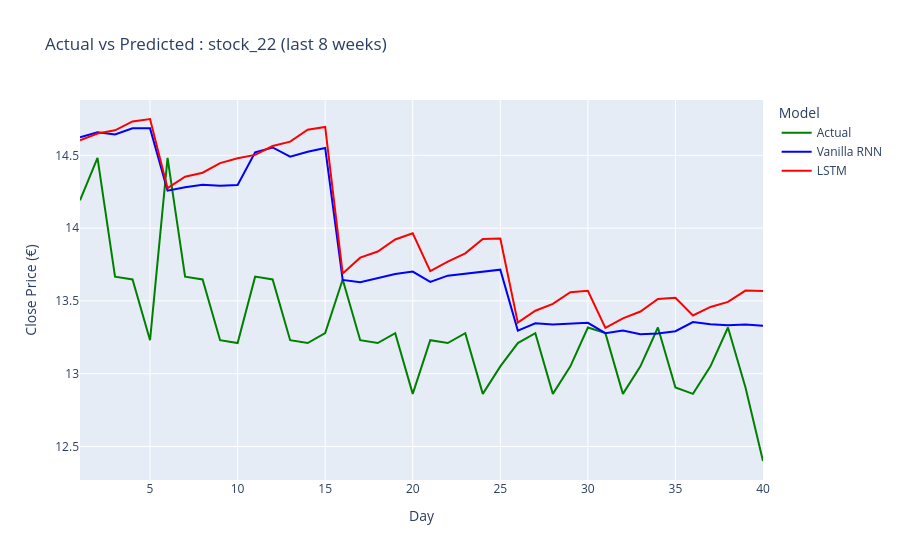

Write notebook code for a chart like this one.
### Code cell
stock_name = sorted(set(stock_ids_test))[3] # 3 looks and represents better
mask = np.array(stock_ids_test) == stock_name

actual = y_test_euros_lstm[mask][-8:].flatten()
pred_rnn = y_pred_euros[mask][-8:].flatten()
pred_lstm = y_pred_lstm_euros[mask][-8:].flatten()
days = list(range(1, len(actual) + 1))

df_lines = pd.DataFrame({
    'Day': days * 3,
    'Price': list(actual) + list(pred_rnn) + list(pred_lstm),
    'Model': ['Actual'] * len(days) + ['Vanilla RNN'] * len(days) + ['LSTM'] * len(days)
})

fig = px.line(df_lines, x='Day', y='Price', color='Model',
              title=f'Actual vs Predicted : {stock_name} (last 8 weeks)',
              labels={'Price': 'Close Price (€)'},
              color_discrete_map={
                  'Actual': 'green',
                  'Vanilla RNN': 'blue',
                  'LSTM': 'red'
              })
fig.show()

### Figure 1 — Plotly figure (JSON) as saved in the notebook; plotly's stock layout.template omitted (floating-point values rounded to 4 significant figures)
{"data": [{"hovertemplate": "Model=Actual<br>Day=%{x}<br>Close Price (€)=%{y}<extra></extra>", "legendgroup": "Actual", "line": {"color": "green", "dash": "solid"}, "marker": {"symbol": "circle"}, "mode": "lines", "name": "Actual", "orientation": "v", "showlegend": true, "x": [1, 2, 3, 4, 5, 6, 7, 8, 9, 10, 11, 12, 13, 14, 15, 16, 17, 18, 19, 20, 21, 22, 23, 24, 25, 26, 27, 28, 29, 30, 31, 32, 33, 34, 35, 36, 37, 38, 39, 40], "xaxis": "x", "y": [14.19, 14.48, 13.67, 13.65, 13.23, 14.48, 13.67, 13.65, 13.23, 13.21, 13.67, 13.65, 13.23, 13.21, 13.28, 13.65, 13.23, 13.21, 13.28, 12.86, 13.23, 13.21, 13.28, 12.86, 13.05, 13.21, 13.28, 12.86, 13.05, 13.32, 13.28, 12.86, 13.05, 13.32, 12.9, 12.86, 13.05, 13.32, 12.9, 12.4], "yaxis": "y", "type": "scatter"}, {"hovertemplate": "Model=Vanilla RNN<br>Day=%{x}<br>Close Price (€)=%{y}<extra></extra>", "legendgroup": "Vanilla RNN", "line": {"color": "blue", "dash": "solid"}, "marker": {"symbol": "circle"}, "mode": "lines", "name": "Vanilla RNN", "orientation": "v", "showlegend": true, "x": [1, 2, 3, 4, 5, 6, 7, 8, 9, 10, 11, 12, 13, 14, 15, 16, 17, 18, 19, 20, 21, 22, 23, 24, 25, 26, 27, 28, 29, 30, 31, 32, 33, 34, 35, 36, 37, 38, 39, 40], "xaxis": "x", "y": [14.62, 14.66, 14.64, 14.69, 14.69, 14.26, 14.28, 14.3, 14.29, 14.3, 14.52, 14.55, 14.49, 14.52, 14.55, 13.64, 13.63, 13.66, 13.69, 13.7, 13.63, 13.67, 13.69, 13.7, 13.71, 13.3, 13.35, 13.34, 13.34, 13.35, 13.28, 13.3, 13.27, 13.28, 13.29, 13.35, 13.34, 13.33, 13.34, 13.33], "yaxis": "y", "type": "scatter"}, {"hovertemplate": "Model=LSTM<br>Day=%{x}<br>Close Price (€)=%{y}<extra></extra>", "legendgroup": "LSTM", "line": {"color": "red", "dash": "solid"}, "marker": {"symbol": "circle"}, "mode": "lines", "name": "LSTM", "orientation": "v", "showlegend": true, "x": [1, 2, 3, 4, 5, 6, 7, 8, 9, 10, 11, 12, 13, 14, 15, 16, 17, 18, 19, 20, 21, 22, 23, 24, 25, 26, 27, 28, 29, 30, 31, 32, 33, 34, 35, 36, 37, 38, 39, 40], "xaxis": "x", "y": [14.6, 14.65, 14.67, 14.73, 14.75, 14.27, 14.35, 14.38, 14.45, 14.48, 14.5, 14.56, 14.59, 14.68, 14.7, 13.69, 13.8, 13.84, 13.92, 13.96, 13.7, 13.77, 13.83, 13.93, 13.93, 13.35, 13.43, 13.48, 13.56, 13.57, 13.31, 13.38, 13.43, 13.51, 13.52, 13.4, 13.46, 13.49, 13.57, 13.57], "yaxis": "y", "type": "scatter"}], "layout": {"xaxis": {"anchor": "y", "domain": [0.0, 1.0], "title": {"text": "Day"}}, "yaxis": {"anchor": "x", "domain": [0.0, 1.0], "title": {"text": "Close Price (€)"}}, "legend": {"title": {"text": "Model"}, "tracegroupgap": 0}, "title": {"text": "Actual vs Predicted : stock_22 (last 8 weeks)"}}}
